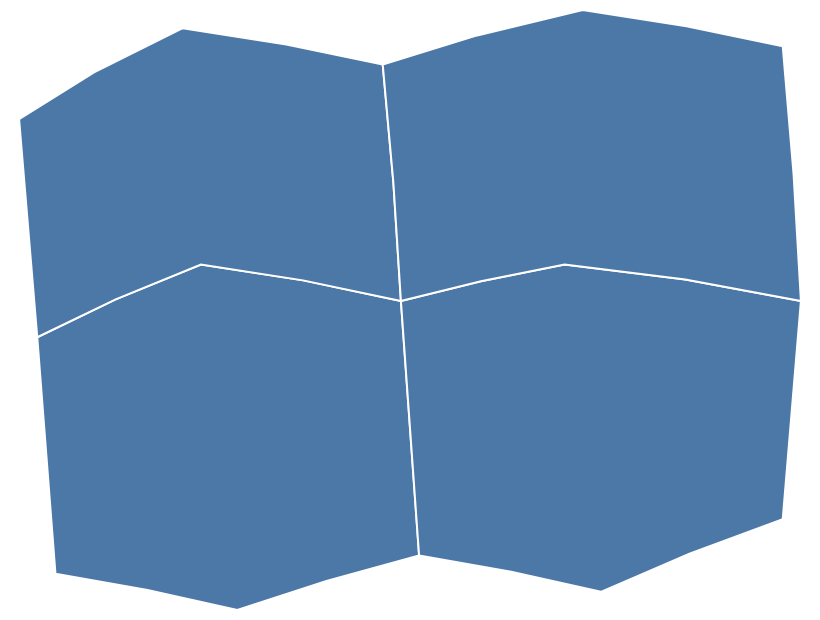

Source (Vega-Lite JSON):
### Vega-Lite specification from a JSON file in a GitHub repository (floating-point values rounded to 4 significant figures)
{"$schema": "https://vega.github.io/schema/vega-lite/v6.json", "padding": 5, "autosize": "none", "width": 400, "height": 300, "data": {"values": {"type": "FeatureCollection", "features": [{"type": "Feature", "properties": {"name": "west", "value": 3, "cat": "a"}, "geometry": {"type": "Polygon", "coordinates": [[[-11, 48], [-2, 52], [9, 50], [10, 36], [0, 33], [-10, 35], [-11, 48]]]}}, {"type": "Feature", "properties": {"name": "east", "value": 5, "cat": "b"}, "geometry": {"type": "Polygon", "coordinates": [[[9, 50], [18, 52], [31, 50], [30, 38], [20, 34], [10, 36], [9, 50]]]}}, {"type": "Feature", "properties": {"name": "north-west", "value": 2, "cat": "a"}, "geometry": {"type": "Polygon", "coordinates": [[[-12, 60], [-3, 65], [8, 63], [9, 50], [-2, 52], [-11, 48], [-12, 60]]]}}, {"type": "Feature", "properties": {"name": "north-east", "value": 8, "cat": "b"}, "geometry": {"type": "Polygon", "coordinates": [[[8, 63], [19, 66], [30, 64], [31, 50], [18, 52], [9, 50], [8, 63]]]}}]}, "format": {"property": "features"}}, "projection": {"type": "equirectangular"}, "mark": {"type": "geoshape", "fill": "#4c78a8", "stroke": "white"}}
